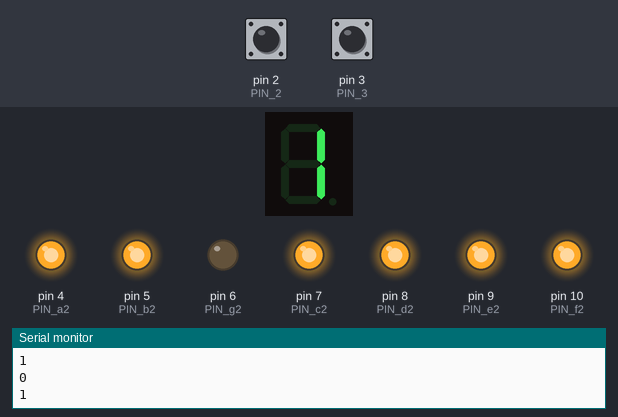
Recording of a sketch running on a simulated Arduino Uno, built with avr-gcc and run on an emulated ATmega328P. Parts: 1-digit seven-segment display, output pins drawn as LEDs (lit = HIGH), the last lines printed to the serial monitor. Wiring (inferred from the names in the program): 1-digit 7-segment display, segments lit when HIGH: segments pin 13, A5, A4, A3, A2, A0, A1. The test bench sets the inputs (shaded band); at power-on: pin 2 (PIN_2) HIGH, pin 3 (PIN_3) HIGH. The segment pins are drawn as the display they are named for; pins used as bus, display or sensor lines are not drawn.

Above: at 1.6 s.
1.7 s: pin 2 (PIN_2) pulled LOW for 0.15 s
At 2.9 s:
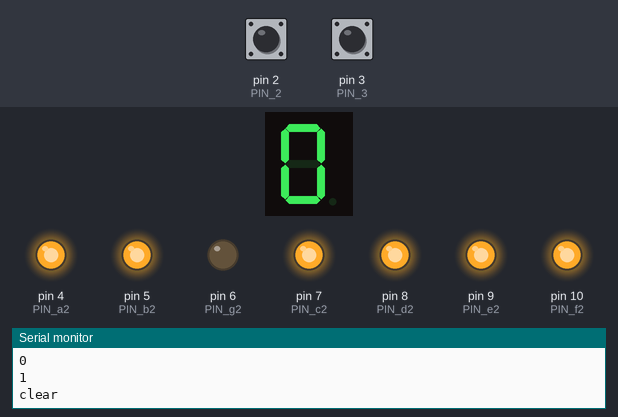
3.3 s: pin 3 (PIN_3) pulled LOW for 0.15 s
At 5.7 s:
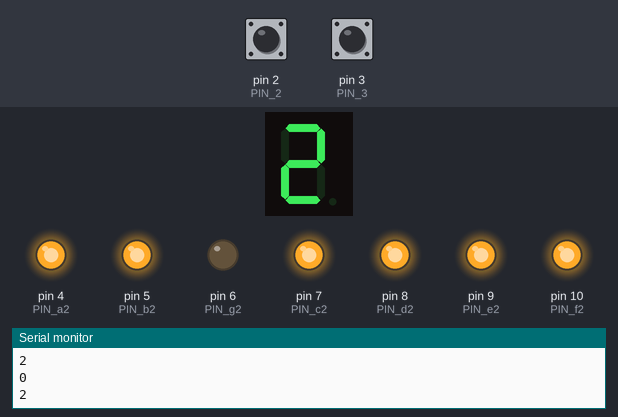
6.4 s: pin 3 (PIN_3) pulled LOW for 1 s
At 6.4 s:
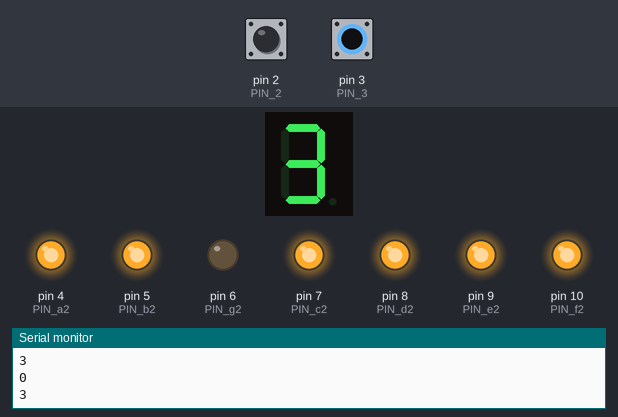
Timing chart, 0 to 9.4 s (numbered marks = the images above; inputs shaded):
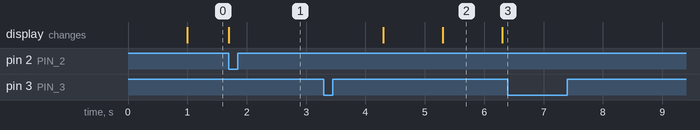

Measured:
- after the input at 3.3 s, the display: first changes after 1.0 s (image 2 shows a later state)
- after the input at 6.4 s, pin 4 (PIN_a2), pin 8 (PIN_d2), pin 9 (PIN_e2), pin 10 (PIN_f2): stays HIGH (without the input it goes to LOW after 6.9 s)
- what the display in image 2 shows lasts 1.0 s, from 5.3 s to 6.3 s

The sketch:

Timer_and_Interrupt_.ino
```cpp
// 定義腳位
#define PIN_a1 13
#define PIN_b1 A5
#define PIN_c1 A4
#define PIN_d1 A3
#define PIN_e1 A2
#define PIN_f1 A0
#define PIN_g1 A1
#define PIN_a2 4
#define PIN_b2 5
#define PIN_c2 7
#define PIN_d2 8
#define PIN_e2 9
#define PIN_f2 10
#define PIN_g2 6
#define PIN_2 2
#define PIN_3 3

#define SEG_NUM 7

//const byte seg_pins[SEG_NUM] = {PIN_a, PIN_b, PIN_c, PIN_d, PIN_e, PIN_f, PIN_g, PIN_h};
const byte ledPin_X[SEG_NUM]={PIN_a1,PIN_b1,PIN_c1, PIN_d1, PIN_e1, PIN_f1, PIN_g1};
const byte ledPin_Y[SEG_NUM]={PIN_a2,PIN_b2,PIN_c2, PIN_d2, PIN_e2, PIN_f2, PIN_g2};

#define t true
#define f false
const boolean data[10][SEG_NUM] = {
  {t, t, t, t, t, t, f}, // 0
  {f, t, t, f, f, f, f}, // 1
  {t, t, f, t, t, f, t}, // 2
  {t, t, t, t, f, f, t}, // 3
  {f, t, t, f, f, t, t}, // 4
  {t, f, t, t, f, t, t}, // 5
  {t, f, t, t, t, t, t}, // 6
  {t, t, t, f, f, f, f}, // 7
  {t, t, t, t, t, t, t}, // 8
  {t, t, t, t, f, t, t}, // 9
};
const long interval=1000; //1000ms
volatile unsigned long previous_time=0; //是顯示出來的時間
volatile unsigned long difference_time=0; //是為了讓current_time和previous_time相差一秒
volatile unsigned long current_time;//裝millis()的
volatile boolean state_clear=0; //記錄當下有沒有clear
volatile boolean state_stop=0; //記錄當下有沒有stop
volatile boolean state_start=0; //記錄當下有沒有start

//clear的ISR
void reset(){
  if(state_clear==0)
  {
   previous_time=0;
   state_clear=1;
   for(int i=0;i<7;i++)
    {
      digitalWrite(ledPin_X[i],data[0][i]==t?HIGH:LOW);

      digitalWrite(ledPin_Y[i],data[0][i]==t?HIGH:LOW);
    }
    Serial.println("clear");
  }
   }

//stop跟start的ISR
void stop(){
  if(state_stop==0&state_clear==0)
  {
  state_stop=1;
  Serial.println("stop");
  }
  else
  {
  state_start=1;
  Serial.println("start");
  }
}

void setup() {
  for(int i=0;i<7;i++)
  {
    pinMode(ledPin_X[i],OUTPUT);
    pinMode(ledPin_Y[i],OUTPUT);
  }
  pinMode(PIN_2,INPUT_PULLUP);
  pinMode(PIN_3,INPUT_PULLUP);

  attachInterrupt(digitalPinToInterrupt(PIN_2),reset,FALLING);
  attachInterrupt(digitalPinToInterrupt(PIN_3),stop,FALLING);

  for(int i=0;i<7;i++)
    {
      digitalWrite(ledPin_X[i],data[0][i]==t?HIGH:LOW);

      digitalWrite(ledPin_Y[i],data[0][i]==t?HIGH:LOW);
     }

  Serial.begin(115200);

}

void loop() {
  current_time=millis();

  if(state_clear==1)
  {
    if(state_start==1)
    {
      difference_time=current_time;
      state_clear=0;
      state_stop=0;
      state_start=0;
    }
  }
  if(state_stop==1)
  {
    if(state_start==1)
    {
      difference_time=current_time;
      state_stop=0;
      state_clear=0;
      state_start=0;
    }
  }
   if(state_clear==0&state_stop==0)
   {
    if(current_time-difference_time>=interval)
    {
      difference_time=millis();
      previous_time+=1;
      Serial.println(previous_time);
      int x=previous_time/10;
      int y=previous_time%10;
      for(int i=0;i<7;i++)
      {
        digitalWrite(ledPin_Y[i],data[x][i]==t?HIGH:LOW);
        Serial.println(x);
        digitalWrite(ledPin_X[i],data[y][i]==t?HIGH:LOW);
        Serial.println(y);
      }
    }
   }
}
```
